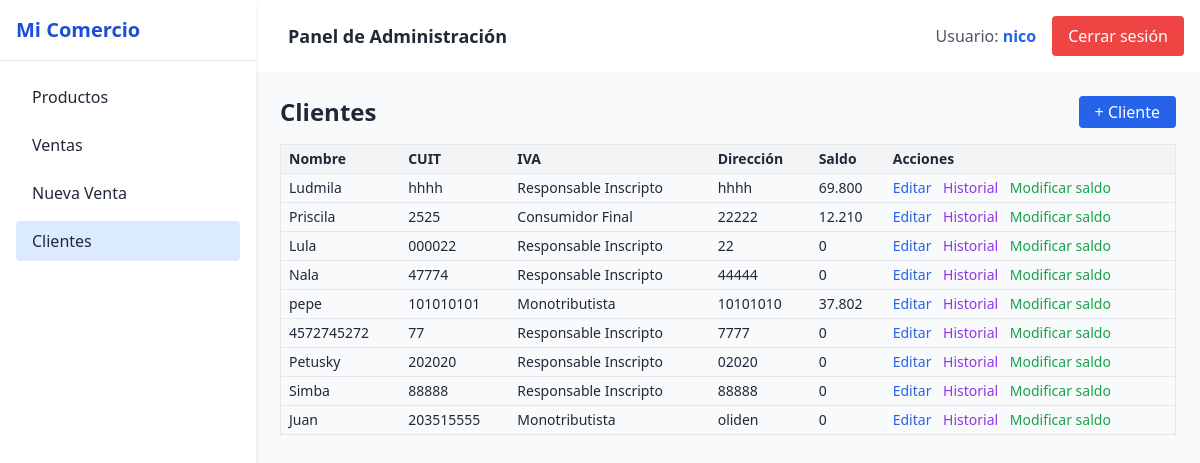
/ventas/lista_clientes/ (signed in), run on an earlier commit of the app's database.
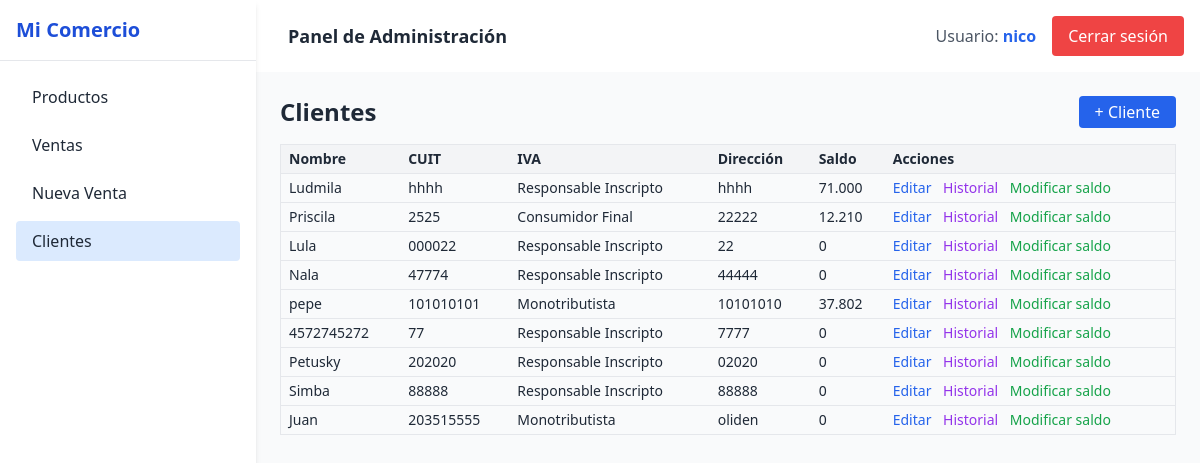
And on a later commit of the database.
### ventas/models.py (models this page shows, shortened)
class Cliente(models.Model):
    nombre = models.CharField(max_length=100)
    cuit = models.CharField(max_length=20, blank=True, null=True)
    direccion = models.CharField(max_length=200, blank=True, null=True)
    saldo = models.DecimalField(default=0, max_digits=10, decimal_places=2)
    cuenta_corriente = models.BooleanField(default=True)
    condicion_iva = models.CharField(max_length=50, choices=[
        ('RI', 'Responsable Inscripto'),
        ('MT', 'Monotributista'),
        ('CF', 'Consumidor Final'),
        ('EX', 'Exento'),
    ], default='CF')
    empresa = models.ForeignKey(Empresa, on_delete=models.CASCADE)

### ventas/views.py (the view)
# urls.py: path('lista_clientes/', views.lista_clientes, name='lista_clientes'),
@login_required
def lista_clientes(request):
    clientes = Cliente.objects.filter(empresa=request.user.empresa)
    return render(request, 'ventas/lista_clientes.html', {'clientes': clientes})

### productos/templatetags/custom_filters.py (called while the page is built)
@register.filter
def formato_precio(value):
    if value is None:
        return ''
    return number_format(value, force_grouping=True).replace(',', '.')

### ventas/templates/ventas/lista_clientes.html (shortened to what this page needs)
{% extends 'base.html' %}
{% load static %}
{% load custom_filters %}
{% block content %}
<div x-data="clienteData()" x-ref="mainScope" class="max-w-4xl mx-auto">
  <div class="flex justify-between items-center mb-4">
    <h2 class="text-2xl font-bold">Clientes</h2>
    <button @click="openModalNuevo = true" class="bg-blue-600 text-white px-4 py-1 rounded hover:bg-blue-700">+
      Cliente</button>
  </div>
  <table class="w-full table-auto text-sm border">
    <thead class="bg-gray-100 text-left">
      <tr>
        <th class="px-2 py-1">Nombre</th>
        <th class="px-2 py-1">CUIT</th>
        <th class="px-2 py-1">IVA</th>
        <th class="px-2 py-1">Dirección</th>
        <th class="px-2 py-1">Saldo</th>
        <th class="px-2 py-1">Acciones</th>
      </tr>
    </thead>
    <tbody id="clientes-body">
      {% for cliente in clientes %}
      <tr class="border-t" id="cliente-{{ cliente.id }}">
        <td class="px-2 py-1 nombre">{{ cliente.nombre }}</td>
        <td class="px-2 py-1 cuit">{{ cliente.cuit }}</td>
        <td class="px-2 py-1 iva">{{ cliente.get_condicion_iva_display }}</td>
        <td class="px-2 py-1 direccion">{{ cliente.direccion }}</td>
        <td class="px-2 py-1 saldo">{{ cliente.saldo|floatformat:0|formato_precio }}</td>
        <td class="px-2 py-1">
          <button class="text-blue-600 hover:underline" @click="
          clienteId = {{ cliente.id }};
          clienteNombre = '{{ cliente.nombre }}';
          clienteCUIT = '{{ cliente.cuit }}';
          clienteIVA = '{{ cliente.condicion_iva }}';
          clienteDireccion = '{{ cliente.direccion }}';
          openModal = true;
           ">
            Editar
          </button>
          <button @click="
           clienteId = {{ cliente.id }};
           clienteNombre = '{{ cliente.nombre }}';
           cargarHistorial(clienteId);
           openModalHistorial = true;
          " class="text-purple-600 hover:underline ml-2">
            Historial
          </button>
          <button @click="
          clienteId = {{ cliente.id }};
          clienteNombre = '{{ cliente.nombre }}';
          clienteSaldo = parseFloat(document.querySelector('#cliente-{{ cliente.id }} .saldo').textContent.replace('$','')) || 0;
          montoPago = clienteSaldo.toFixed(2);
          pagoTipo = 'total';
          // 👉 Forzamos mostrar el formato actualizado antes de abrir el modal
          document.getElementById('saldo-visible').textContent = clienteSaldo.toLocaleString('es-AR', { minimumFractionDigits: 0 });
          openModalSaldo = true" class="text-green-600 hover:underline ml-2">
            Modificar saldo
          </button>
        </td>
      </tr>
      {% endfor %}
    </tbody>
  </table>
  {% endblock %}

What changed in the data, as far as the page shows it:
changed Cliente "Ludmila": saldo "69.800" → "71.000"
